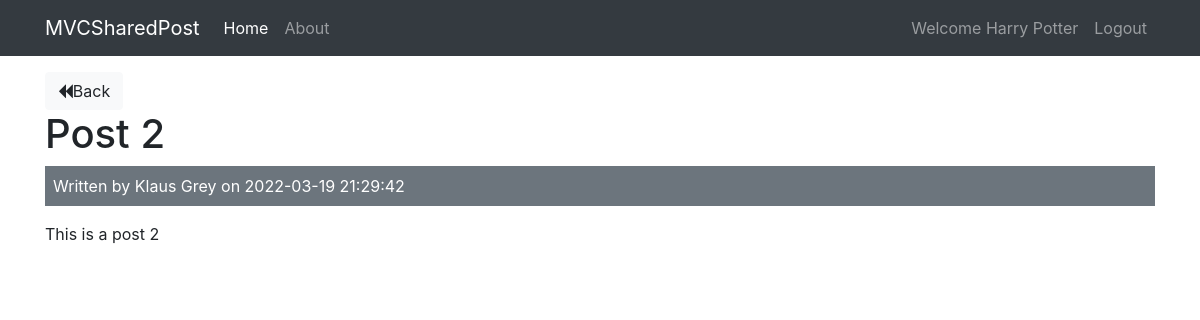
The app's page /posts/show/2 (signed in) with its own data.
### tables this page shows
CREATE TABLE `posts` (
  `id` int(11) NOT NULL,
  `user_id` int(11) NOT NULL,
  `title` varchar(255) NOT NULL,
  `body` text NOT NULL,
  `created_at` datetime NOT NULL DEFAULT current_timestamp()
);

CREATE TABLE `users` (
  `id` int(11) NOT NULL,
  `name` varchar(255) NOT NULL,
  `email` varchar(255) NOT NULL,
  `password` varchar(255) NOT NULL,
  `created_at` datetime NOT NULL DEFAULT current_timestamp()
);

### app/controllers/Posts.php (called while the page is built, shortened)
<?php
class Posts extends Controller
{
    private $postModel;
    private $userModel;
    public function __construct()
    {
        $this->postModel = $this->model('Post');
        $this->userModel = $this->model('User');
    }
    public function show($post_id)
    {
        $post = $this->postModel->getPostById($post_id);
        $user = $this->userModel->getUserById($post->user_id);
        $data = [
            'post' => $post,
            'user' => $user
        ];
        $this->loadView('posts/show', $data);
    }
}

### app/libraries/core.php (called while the page is built, shortened)
<?php
class Core
{
    protected $currentMethod = "index";
    public function __construct()
    {
        $url = $this->getURL();
        if (isset($url[0])) {
            if (file_exists('../app/controllers/' . ucwords($url[0]) . '.php')) {
                unset($url[0]);
            }
        }
        $this->currentController = new $this->currentController;
        if (isset($url[1])) {
            if (method_exists($this->currentController, $url[1])) {
                $this->currentMethod = $url[1];
                unset($url[1]);
            }
        }
        $this->params = $url ? array_values($url) : [];
        call_user_func_array([$this->currentController, $this->currentMethod], $this->params);
    }
    public function getURL()
    {
        if (isset($_GET['url'])) {
            $url = trim($_GET['url'], '/');
            $url = filter_var($url, FILTER_SANITIZE_URL);
            $url = explode('/', $url);
            return $url;
        }
    }
}

### public/index.php (called while the page is built, shortened)
<?php
$obj_core = new Core();

### app/libraries/database.php (called while the page is built, shortened)
<?php
class Database
{
    private $host = DB_HOST;
    private $user = DB_USER;
    private $pass = DB_PASSWORD;
    private $dbname = DB_NAME;
    private $dbh;
    private $stmnt;
    public function __construct()
    {
        $dsn = "mysql:host={$this->host};dbname={$this->dbname}";
        $option = array(
            PDO::ATTR_PERSISTENT => true,
            PDO::ATTR_ERRMODE => PDO::ERRMODE_EXCEPTION
        );
        try {
            $this->dbh = new PDO($dsn, $this->user, $this->pass, $option);
        } catch (PDOException $e) {
            $this->error = $e->getMessage();
            echo $this->error;
        }
    }
    public function query($sql)
    {
        $this->stmnt = $this->dbh->prepare($sql);
    }
    public function bind($param, $value, $type = null)
    {
        if (is_null($type)) {
            switch (true) {
                default:
                    $type = PDO::PARAM_STR;
                    break;
            }
        }
        $this->stmnt->bindValue($param, $value, $type);
    }
    public function execute()
    {
        return $this->stmnt->execute();
    }
    public function singleRow()
    {
        $this->execute();
        return $this->stmnt->fetch(PDO::FETCH_OBJ);
    }
}

### app/models/Post.php (called while the page is built, shortened)
<?php
class Post
{
    private $db;
    public function __construct()
    {
        $this->db = new Database();
    }
    public function getPostById($post_id)
    {
        $this->db->query("SELECT * FROM posts WHERE id = :id");
        $this->db->bind(':id', $post_id);
        $row = $this->db->singleRow();
        return $row;
    }
}

### app/models/User.php (called while the page is built, shortened)
<?php
class User
{
    private $db;
    public function __construct()
    {
        $this->db = new Database;
    }
    public function getUserById($user_id)
    {
        $this->db->query("SELECT * FROM users WHERE id= :user_id");
        $this->db->bind(':user_id', $user_id);
        $row = $this->db->singleRow();
        return $row;
    }
}

### app/views/posts/show.php (the view, shortened to what this page needs)
<?php require APPROOT . '/views/includes/header.php'; ?>
<a href="<?php echo URLROOT; ?>/posts" class="btn btn-light"><i class="fa fa-backward"></i>Back</a>
<br>
<h1><?php echo $data['post']->title ?></h1>
<div class="bg-secondary text-white p-2 mb-3">
    Written by <?php echo $data['user']->name; ?> on <?php echo $data['post']->created_at; ?>
</div>
<p><?php echo $data['post']->body; ?></p>
<?php require APPROOT . '/views/includes/footer.php'; ?>

### records on screen
posts: title "Post 2", created_at "2022-03-19 21:29:42", body "This is a post 2"
users: name "Klaus Grey"

### other values on screen
SITENAME "MVCSharedPost"
$_SESSION['user_name'] "Harry Potter"
